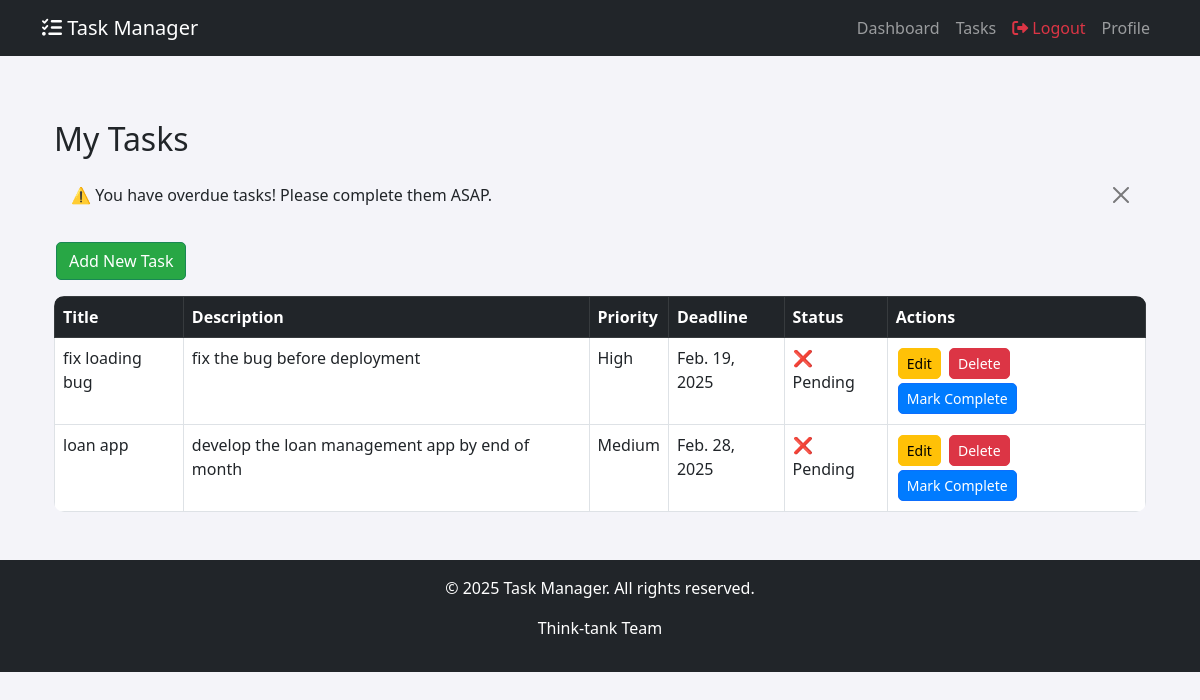
The page /tasks/ (signed in) on the database its author committed.
### tasks/models.py (models this page shows, shortened)
class Task(models.Model):
    PRIORITY_CHOICES = [
        ('low', 'Low'),
        ('medium', 'Medium'),
        ('high', 'High'),
    ]
    user = models.ForeignKey(User, on_delete=models.CASCADE)  # Assign tasks to users
    title = models.CharField(max_length=200)
    description = models.TextField(blank=True, null=True)
    priority = models.CharField(max_length=10, choices=PRIORITY_CHOICES, default='medium')
    deadline = models.DateField()
    completed = models.BooleanField(default=False)
    created_at = models.DateTimeField(auto_now_add=True)

### tasks/views.py (the view)
# urls.py: path('tasks/', task_list, name="task_list"),
@login_required
def task_list(request):
    tasks = Task.objects.filter(user=request.user)
    today = date.today()
    upcoming_tasks = tasks.filter(deadline__gte=today, deadline__lte=today + timedelta(days=2), completed=False)
    overdue_tasks = tasks.filter(deadline__lt=today, completed=False)
    if overdue_tasks.exists():
        messages.error(request, "⚠️ You have overdue tasks! Please complete them ASAP.")
    if upcoming_tasks.exists():
        messages.warning(request, "⏳ You have tasks due soon. Don't forget to complete them!")
    return render(request, "tasks/task_list.html", {"tasks": tasks})

### tasks/templates/tasks/task_list.html (shortened to what this page needs)
{% extends "base.html" %}
{% block content %}
<div class="container mt-5">
    <h2>My Tasks</h2>
    {% if messages %}
        {% for message in messages %}
            <div class="alert {{ message.tags }} alert-dismissible fade show" role="alert">
                {{ message }}
                <button type="button" class="btn-close" data-bs-dismiss="alert"></button>
            </div>
        {% endfor %}
    {% endif %}
    <a href="{% url 'add_task' %}" class="btn btn-success mb-3">Add New Task</a>
    <table class="table table-bordered">
        <thead class="table-dark">
            <tr>
                <th>Title</th>
                <th>Description</th>
                <th>Priority</th>
                <th>Deadline</th>
                <th>Status</th>
                <th>Actions</th>
            </tr>
        </thead>
        <tbody>
            {% for task in tasks %}
            <tr class="{% if task.completed %}table-success{% elif task.deadline < today %}table-danger{% elif task.deadline <= today|add:2 %}table-warning{% endif %}">
                <td>{{ task.title }}</td>
                <td>{{ task.description }}</td>
                <td>{{ task.priority|capfirst }}</td>
                <td>{{ task.deadline }}</td>
                <td>
                    {% if task.completed %}
                        ✅ Completed
                    {% else %}
                        ❌ Pending
                    {% endif %}
                </td>
                <td>
                    <a href="{% url 'edit_task' task.id %}" class="btn btn-warning btn-sm">Edit</a>
                    <a href="{% url 'delete_task' task.id %}" class="btn btn-danger btn-sm">Delete</a>
                    {% if not task.completed %}
                        <a href="{% url 'mark_complete' task.id %}" class="btn btn-primary btn-sm">Mark Complete</a>
                    {% endif %}
                </td>
            </tr>
            {% endfor %}
        </tbody>
    </table>
</div>
{% endblock %}

### tasks/static/css/styles.css (style rules this page uses)
body { background-color: #f4f4f9; }
.table { border-radius: 10px; overflow: hidden; }
.table thead { background-color: #343a40; color: white; }
.table tbody tr { transition: background 0.3s ease; }
.btn { margin: 2px; border-radius: 5px; }
.btn-success { background-color: #28a745; }
.btn-warning { background-color: #ffc107; }
.btn-danger { background-color: #dc3545; }
.btn-primary { background-color: #007bff; }

### rows shown on the page
Task: title "fix loading bug", description "fix the bug before deployment", priority "High", deadline "Feb. 19, 2025", completed "❌ Pending"
Task: title "loan app", description "develop the loan management app by end of month", priority "Medium", deadline "Feb. 28, 2025", completed "❌ Pending"

### other values the page prints
{{ message }} "⚠️ You have overdue tasks! Please complete them ASAP."
